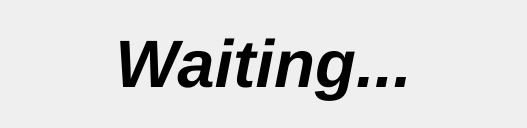
<?xml version="1.0" encoding="UTF-8"?>
<ui version="4.0">
 <class>TextPanelForm</class>
 <widget class="QWidget" name="TextPanelForm">
  <property name="geometry">
   <rect>
    <x>0</x>
    <y>0</y>
    <width>527</width>
    <height>128</height>
   </rect>
  </property>
  <property name="windowTitle">
   <string>Form</string>
  </property>
  <layout class="QVBoxLayout" name="verticalLayout">
   <item>
    <widget class="QLabel" name="text_label">
     <property name="font">
      <font>
       <pointsize>50</pointsize>
       <weight>75</weight>
       <italic>true</italic>
       <bold>true</bold>
      </font>
     </property>
     <property name="text">
      <string>Waiting...</string>
     </property>
     <property name="alignment">
      <set>Qt::AlignCenter</set>
     </property>
    </widget>
   </item>
  </layout>
 </widget>
 <resources/>
 <connections/>
</ui>
